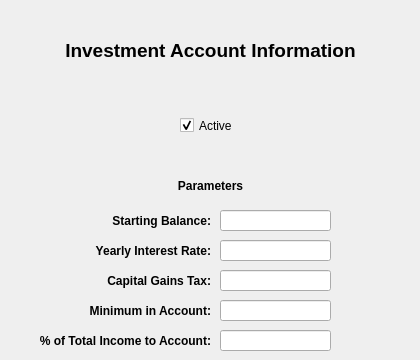
   <widget class="QWidget" name="page_7">
    <widget class="QLabel" name="dateCityLabel_6">
     <property name="geometry">
      <rect>
       <x>10</x>
       <y>30</y>
       <width>401</width>
       <height>41</height>
      </rect>
     </property>
     <property name="font">
      <font>
       <family>Arial</family>
       <pointsize>14</pointsize>
       <bold>true</bold>
      </font>
     </property>
     <property name="text">
      <string>Investment Account Information</string>
     </property>
     <property name="alignment">
      <set>Qt::AlignCenter</set>
     </property>
    </widget>
    <widget class="QCheckBox" name="investmentAccountActiveCheckBox">
     <property name="geometry">
      <rect>
       <x>180</x>
       <y>110</y>
       <width>71</width>
       <height>31</height>
      </rect>
     </property>
     <property name="text">
      <string>Active</string>
     </property>
     <property name="checked">
      <bool>true</bool>
     </property>
    </widget>
    <widget class="QLineEdit" name="minimumInInvestmentAccountTextEdit">
     <property name="geometry">
      <rect>
       <x>220</x>
       <y>300</y>
       <width>111</width>
       <height>21</height>
      </rect>
     </property>
    </widget>
    <widget class="QLabel" name="label_29">
     <property name="geometry">
      <rect>
       <x>10</x>
       <y>300</y>
       <width>201</width>
       <height>21</height>
      </rect>
     </property>
     <property name="font">
      <font>
       <family>Arial</family>
       <bold>true</bold>
      </font>
     </property>
     <property name="text">
      <string>Minimum in Account:</string>
     </property>
     <property name="alignment">
      <set>Qt::AlignRight|Qt::AlignTrailing|Qt::AlignVCenter</set>
     </property>
    </widget>
    <widget class="QLabel" name="label_30">
     <property name="geometry">
      <rect>
       <x>10</x>
       <y>170</y>
       <width>401</width>
       <height>31</height>
      </rect>
     </property>
     <property name="font">
      <font>
       <family>Arial</family>
       <bold>true</bold>
      </font>
     </property>
     <property name="text">
      <string>Parameters</string>
     </property>
     <property name="alignment">
      <set>Qt::AlignCenter</set>
     </property>
    </widget>
    <widget class="QLineEdit" name="capitalGainsTaxTextEdit">
     <property name="geometry">
      <rect>
       <x>220</x>
       <y>270</y>
       <width>111</width>
       <height>21</height>
      </rect>
     </property>
    </widget>
    <widget class="QLabel" name="label_31">
     <property name="geometry">
      <rect>
       <x>10</x>
       <y>240</y>
       <width>201</width>
       <height>21</height>
      </rect>
     </property>
     <property name="font">
      <font>
       <family>Arial</family>
       <bold>true</bold>
      </font>
     </property>
     <property name="text">
      <string>Yearly Interest Rate:</string>
     </property>
     <property name="alignment">
      <set>Qt::AlignRight|Qt::AlignTrailing|Qt::AlignVCenter</set>
     </property>
    </widget>
    <widget class="QLineEdit" name="investmentAccountInterestRateTextEdit">
     <property name="geometry">
      <rect>
       <x>220</x>
       <y>240</y>
       <width>111</width>
       <height>21</height>
      </rect>
     </property>
    </widget>
    <widget class="QLineEdit" name="investmentAccountStartingBalanceTextEdit">
     <property name="geometry">
      <rect>
       <x>220</x>
       <y>210</y>
       <width>111</width>
       <height>21</height>
      </rect>
     </property>
    </widget>
    <widget class="QLabel" name="label_32">
     <property name="geometry">
      <rect>
       <x>10</x>
       <y>210</y>
       <width>201</width>
       <height>21</height>
      </rect>
     </property>
     <property name="font">
      <font>
       <family>Arial</family>
       <bold>true</bold>
      </font>
     </property>
     <property name="text">
      <string>Starting Balance:</string>
     </property>
     <property name="alignment">
      <set>Qt::AlignRight|Qt::AlignTrailing|Qt::AlignVCenter</set>
     </property>
    </widget>
    <widget class="QLabel" name="label_33">
     <property name="geometry">
      <rect>
       <x>10</x>
       <y>270</y>
       <width>201</width>
       <height>21</height>
      </rect>
     </property>
     <property name="font">
      <font>
       <family>Arial</family>
       <bold>true</bold>
      </font>
     </property>
     <property name="text">
      <string>Capital Gains Tax:</string>
     </property>
     <property name="alignment">
      <set>Qt::AlignRight|Qt::AlignTrailing|Qt::AlignVCenter</set>
     </property>
    </widget>
    <widget class="QLabel" name="label_34">
     <property name="geometry">
      <rect>
       <x>10</x>
       <y>330</y>
       <width>201</width>
       <height>21</height>
      </rect>
     </property>
     <property name="font">
      <font>
       <family>Arial</family>
       <bold>true</bold>
      </font>
     </property>
     <property name="text">
      <string>% of Total Income to Account:</string>
     </property>
     <property name="alignment">
      <set>Qt::AlignRight|Qt::AlignTrailing|Qt::AlignVCenter</set>
     </property>
    </widget>
    <widget class="QLineEdit" name="percentIncomeToAccountTextEdit">
     <property name="geometry">
      <rect>
       <x>220</x>
       <y>330</y>
       <width>111</width>
       <height>21</height>
      </rect>
     </property>
     <property name="text">
      <string/>
     </property>
    </widget>
   </widget>
